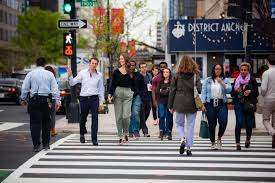
#> input picture pede1.jpg, 275 x 183 px
$ jupyter execute 'pedestrian detection1.ipynb'
#> lines starting #> are read from the running program, lines starting #| are printed output that depends on the picture; after the words box and inside, x2 and y2 are one past the last pixel; in counts of white or black regions, pixels touching at a corner belong together
[cell 1]
import cv2
import imutils

[cell 2]
# Initializing the HOG person
# detector
hog = cv2.HOGDescriptor()
hog.setSVMDetector(cv2.HOGDescriptor_getDefaultPeopleDetector())

[cell 3]
# Reading the Image
image = cv2.imread('pede1.jpg')
#> image is the input picture: shape (183, 275, 3); mean B, G, R 103.1, 103.9, 107.1

[cell 4]
import matplotlib.pyplot as plt
plt.imshow(image)

[cell 5]
# Resizing the Image
image = imutils.resize(image,
					width=min(400, image.shape[1]))

[cell 6]
# Detecting all the regions in the
# Image that has a pedestrians inside it
(regions, _) = hog.detectMultiScale(image,
									winStride=(4, 4),
									padding=(4, 4),
									scale=1.05)
#> regions = [[56, 27, 70, 141], [91, 30, 66, 132], [6, 34, 70, 141], [153, 42, 68, 135], [209, 40, 66, 133]]

[cell 7]
# Drawing the regions in the Image
for (x, y, w, h) in regions:
	cv2.rectangle(image, (x, y),
				(x + w, y + h),
				(0, 0, 255), 2)
#> this loop made 5 passes
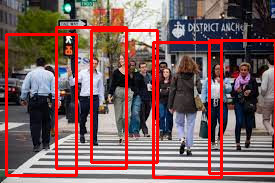
#> image: shape (183, 275, 3); 11.44% of pixels changed, all inside (x1, y1, x2, y2) = (5, 26, 275, 179)


$ run again, with pede.jpg copied over pede1.jpg
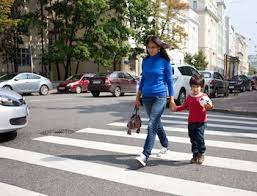
#> input picture pede.jpg, 257 x 196 px
#> image is the input picture: shape (196, 257, 3); mean B, G, R 135.4, 137.6, 139.7
#> regions = [[114, 27, 78, 156], [162, 42, 71, 142]]
#> the loop `for (x, y, w, h) in regions:` made 2 passes
#> after the loop `for (x, y, w, h) in regions:`:
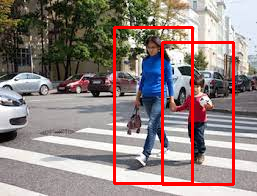
#> image: shape (196, 257, 3); 5.16% of pixels changed, all inside (x1, y1, x2, y2) = (113, 26, 235, 186)
